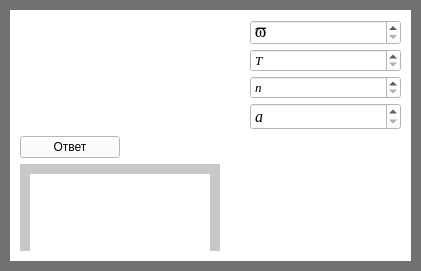
     <widget class="QWidget" name="widget_7" native="true">
      <property name="geometry">
       <rect>
        <x>40</x>
        <y>290</y>
        <width>421</width>
        <height>271</height>
       </rect>
      </property>
      <property name="styleSheet">
       <string notr="true">background-color: rgb(0, 0, 0);
background-color: rgb(113, 113, 113);</string>
      </property>
      <widget class="QWidget" name="widget_8" native="true">
       <property name="geometry">
        <rect>
         <x>10</x>
         <y>10</y>
         <width>401</width>
         <height>251</height>
        </rect>
       </property>
       <property name="styleSheet">
        <string notr="true">background-color: rgb(255, 255, 255);</string>
       </property>
       <widget class="QWidget" name="verticalLayoutWidget_21">
        <property name="geometry">
         <rect>
          <x>10</x>
          <y>0</y>
          <width>381</width>
          <height>241</height>
         </rect>
        </property>
        <layout class="QVBoxLayout" name="verticalLayout_24">
         <property name="topMargin">
          <number>10</number>
         </property>
         <item>
          <layout class="QHBoxLayout" name="horizontalLayout_12">
           <property name="spacing">
            <number>50</number>
           </property>
           <item>
            <widget class="QLabel" name="label_23">
             <property name="minimumSize">
              <size>
               <width>180</width>
               <height>0</height>
              </size>
             </property>
             <property name="styleSheet">
              <string notr="true">background-color: rgb(255, 255, 255);</string>
             </property>
             <property name="text">
              <string/>
             </property>
             <property name="pixmap">
              <pixmap>D:/Downloads/2018-12-07_16-56-00.jpg</pixmap>
             </property>
            </widget>
           </item>
           <item>
            <layout class="QVBoxLayout" name="verticalLayout_18">
             <property name="spacing">
              <number>4</number>
             </property>
             <item>
              <widget class="QSpinBox" name="spinBox_13">
               <property name="font">
                <font>
                 <family>Symbol</family>
                 <pointsize>12</pointsize>
                 <italic>false</italic>
                </font>
               </property>
               <property name="specialValueText">
                <string>v</string>
               </property>
               <property name="maximum">
                <number>1000000000</number>
               </property>
              </widget>
             </item>
             <item>
              <widget class="QSpinBox" name="spinBox_12">
               <property name="font">
                <font>
                 <family>Times New Roman</family>
                 <pointsize>10</pointsize>
                 <italic>true</italic>
                </font>
               </property>
               <property name="specialValueText">
                <string>T</string>
               </property>
               <property name="maximum">
                <number>1000000000</number>
               </property>
              </widget>
             </item>
             <item>
              <widget class="QSpinBox" name="spinBox_14">
               <property name="font">
                <font>
                 <family>Times New Roman</family>
                 <pointsize>10</pointsize>
                 <italic>true</italic>
                </font>
               </property>
               <property name="specialValueText">
                <string>n</string>
               </property>
               <property name="maximum">
                <number>1000000000</number>
               </property>
              </widget>
             </item>
             <item>
              <widget class="QSpinBox" name="spinBox_15">
               <property name="font">
                <font>
                 <family>Times New Roman</family>
                 <pointsize>12</pointsize>
                 <italic>true</italic>
                </font>
               </property>
               <property name="specialValueText">
                <string>a</string>
               </property>
               <property name="maximum">
                <number>1000000000</number>
               </property>
              </widget>
             </item>
            </layout>
           </item>
          </layout>
         </item>
         <item>
          <widget class="QPushButton" name="pushButton_11">
           <property name="minimumSize">
            <size>
             <width>100</width>
             <height>0</height>
            </size>
           </property>
           <property name="maximumSize">
            <size>
             <width>100</width>
             <height>16777215</height>
            </size>
           </property>
           <property name="text">
            <string>Ответ</string>
           </property>
          </widget>
         </item>
         <item>
          <widget class="QWidget" name="widget_35" native="true">
           <property name="maximumSize">
            <size>
             <width>200</width>
             <height>16777215</height>
            </size>
           </property>
           <property name="styleSheet">
            <string notr="true">background-color: rgb(200, 200, 200);</string>
           </property>
           <widget class="QLabel" name="label_5">
            <property name="geometry">
             <rect>
              <x>10</x>
              <y>10</y>
              <width>180</width>
              <height>81</height>
             </rect>
            </property>
            <property name="minimumSize">
             <size>
              <width>180</width>
              <height>0</height>
             </size>
            </property>
            <property name="maximumSize">
             <size>
              <width>180</width>
              <height>16777215</height>
             </size>
            </property>
            <property name="styleSheet">
             <string notr="true">background-color: rgb(255, 255, 255);</string>
            </property>
            <property name="text">
             <string/>
            </property>
           </widget>
          </widget>
         </item>
        </layout>
       </widget>
      </widget>
     </widget>
